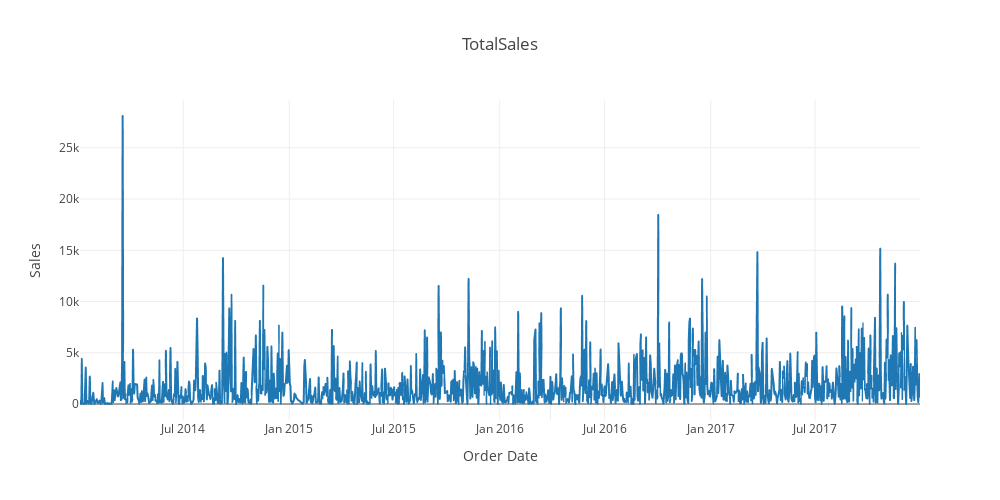

The code cell stored with this chart in its notebook:
### Code cell
fig = px.line(result, x = "Order Date", y = 'Sales', title = "TotalSales",
             height = 500, width = 1000, template = "gridon")
fig.show()

### Figure 1 — Plotly figure (JSON) as saved in the notebook; plotly's stock layout.template omitted (floating-point values rounded to 4 significant figures; data arrays with more than 128 entries replaced by an {"elided": "..."} marker saying what was removed)
{"data": [{"hovertemplate": "Order Date=%{x}<br>Sales=%{y}<extra></extra>", "legendgroup": "", "line": {"color": "#1F77B4", "dash": "solid"}, "marker": {"symbol": "circle"}, "mode": "lines", "name": "", "showlegend": false, "type": "scattergl", "x": {"elided": "1237 str values"}, "xaxis": "x", "y": {"elided": "1237 float values"}, "yaxis": "y"}], "layout": {"height": 500, "legend": {"tracegroupgap": 0}, "title": {"text": "TotalSales"}, "width": 1000, "xaxis": {"anchor": "y", "domain": [0, 1], "title": {"text": "Order Date"}}, "yaxis": {"anchor": "x", "domain": [0, 1], "title": {"text": "Sales"}}}}
